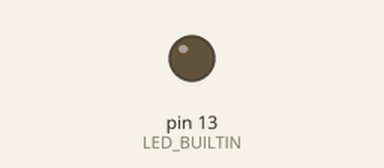
Bench run of a sketch on a simulated Arduino Uno, built with avr-gcc and run on an emulated ATmega328P. Parts: output pins drawn as LEDs (lit = HIGH).

Above: at 1.4 s.
At 3.7 s:
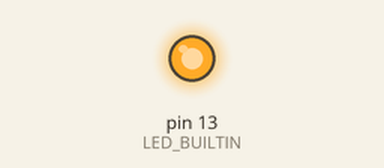
Timing chart, 0 to 8.6 s (numbered marks = the images above):
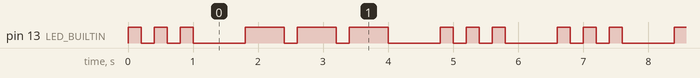

Measured:
- by itself, pin 13 (LED_BUILTIN): repeats every 6.6 s: 2 × (LOW 0.20 s, HIGH 0.20 s), LOW 0.80 s, 2 × (HIGH 0.60 s, LOW 0.20 s), HIGH 0.60 s, LOW 0.80 s, 2 × (HIGH 0.20 s, LOW 0.20 s), HIGH 0.20 s, LOW 0.80 s, HIGH 0.20 s
- by itself, everything shown: repeats every 6.6 s, in 18 steps

The sketch:

morse-soln.ino
```cpp
/*
MTRNSoc Morse Code excercise

Written by Aditya Muthukattu on 12/06/2023

*/

// Lets define a unit of time for a dot. Dashes and spaces are a multiple of this
int dotDelay = 200;

// Lets then define a string which we want to
const char string[] = "sos";

// We also need the morse code patterns for each of the letters
char* letters[] = {
  ".-",   // a
  "-...", // b
  "-.-.", // c
  "-..",  // d
  ".",    // e
  "..-.", // f
  "--.",  // g
  "....", // h
  "..",   // i
  ".---", // j
  "-.-",  // k
  ".-..", // l
  "--",   // m
  "-.",   // n
  "---",  // o
  ".--.", // p
  "--.-", // q
  ".-.",  // r
  "...",  // s
  "-",    // t
  "..-",  // u
  "...-", // v
  ".--",  // w
  "-..-", // x
  "-.--", // y
  "--.."  // z
};

// This code is run once at the start of the program
void setup() {
  // The pinmode function Configures the specified pin to behave
  // either as an input or an output.
  // Here we initialize digital pin LED_BUILTIN as an output.
  pinMode(LED_BUILTIN, OUTPUT);
}

// This code runs infinitely and is the body of our program
void loop() {
  // To display the string as morse code we need to iterate through it character by character
  // So first lets initialize a character
  char ch;
  // And create a loop with a range from 0 to the length of the string
  for(int i = 0; i < strlen(string); i++ ) {
    // now we set char to equal the character at the current index
    ch = string[i];
    // Now check if the character is within the range a to z.
    if (ch >= 'a' && ch <= 'z'){
          // now we find the letter's morse code pattern by subtracting the ascii value of 'a' from that of the character
          flashCharacter(letters[ch - 'a']);
      } else if (ch == ' ') {
          // if the character is a space wait 4 units of time.
          delay(dotDelay * 4);
      }
  }
}

// The flashCharacter() function takes a pointer to a string of dots and dashes (a "pattern")
// It then loops through the pattern and flashes the light
void flashCharacter (char* pattern){
    // we use the function strlen to calculate the length of the morse code pattern for the character
    // For loops are similar to while loops, however we can see the start, end, and increment values all on one line
    for (int i = 0; i < strlen(pattern); i++) {
        // for every dot or dash in the pattern we call the flash funciton to flash the LED
        flash(pattern[i]);
    }
    // After each character we have a 3 dot long break
    delay(dotDelay*3);
}
// The flash() function turns the LED on or off for a specified amount of time, depending on if it is passed a dot or a dash
void flash(char dotOrDash) {
    // We use the digitalWrite funciton to set the value of the specified pin
    // Here we are turning the built in LED on
    digitalWrite(LED_BUILTIN, HIGH);

    // We then need to decide how long the LED should stay on for. To do this we use the delay funciton
    // the delay function will pause the program for a specified number of milliseconds
    if (dotOrDash == '.') {
      // If the character is a dot we must wait one unit of time (200ms as defined above)
        delay(dotDelay);
    } else if (dotOrDash == '-') {
        // If the character is a dash we must wait 3 units of time
        delay(dotDelay * 3);
    }

    // After waiting the appropriate amount of time, we turn the LED off, and wait one more unit of time before the next character
    digitalWrite(LED_BUILTIN, LOW);
    delay(dotDelay);
}
```
